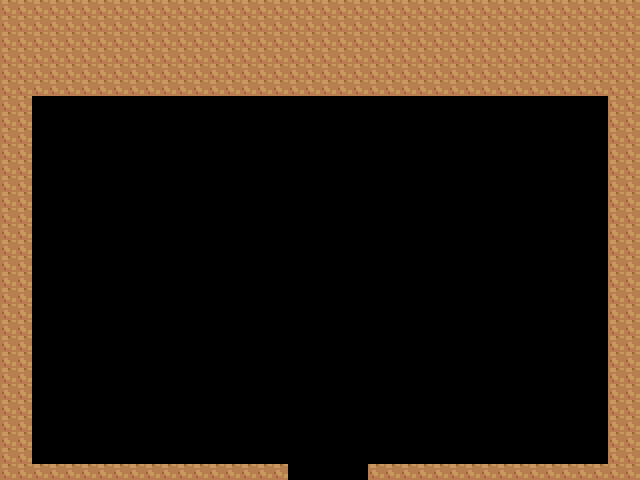

Tiled map render using the project's own tile images. Description and the map definition, with tile-layer contents summarised, below:
An orthogonal 40x30 tile map with 16x16 px tiles, 1 tile layer (borders), 5 hidden layers not drawn.

<map version="1.2" tiledversion="1.2.1" orientation="orthogonal" renderorder="right-down" width="40" height="30" tilewidth="16" tileheight="16" infinite="0" nextlayerid="7" nextobjectid="1">
 <tileset firstgid="1" name="master1" tilewidth="16" tileheight="16" tilecount="16384" columns="128">
  <image source="../tilesets/master.png" width="2048" height="2048" />
 </tileset>
 <layer id="6" name="borders" width="40" height="30">
  <properties>
   <property name="Collision" type="bool" value="true" />
  </properties>
  <data>[1200 cells, 367 non-empty, 1 distinct tile ids]</data>
 </layer>
 <layer id="2" name="floor" width="40" height="30" visible="0">
  <data>[1200 cells, 1200 non-empty, 16 distinct tile ids]</data>
 </layer>
 <layer id="1" name="walls" width="40" height="30" visible="0">
  <data>[1200 cells, 336 non-empty, 39 distinct tile ids]</data>
 </layer>
 <layer id="4" name="items" width="40" height="30" visible="0">
  <data>[1200 cells, 66 non-empty, 66 distinct tile ids]</data>
 </layer>
 <layer id="5" name="player" width="40" height="30" visible="0">
  <data>[1200 cells, 0 non-empty, 0 distinct tile ids]</data>
 </layer>
 <layer id="3" name="above" width="40" height="30" visible="0">
  <data>[1200 cells, 103 non-empty, 12 distinct tile ids]</data>
 </layer>
</map>